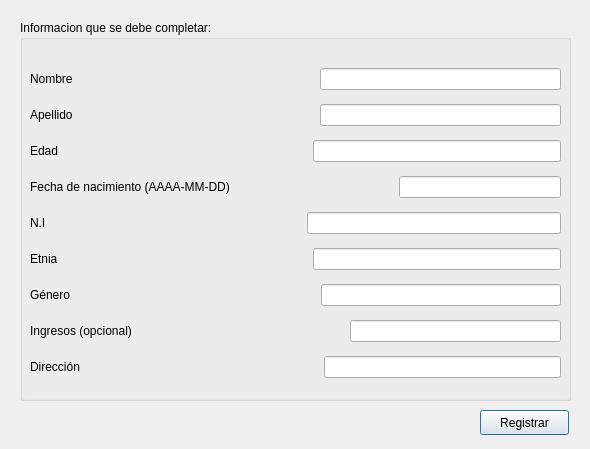
<?xml version="1.0" encoding="UTF-8"?>
<ui version="4.0">
 <class>registro_paci</class>
 <widget class="QDialog" name="registro_paci">
  <property name="geometry">
   <rect>
    <x>0</x>
    <y>0</y>
    <width>590</width>
    <height>449</height>
   </rect>
  </property>
  <property name="windowTitle">
   <string>Dialog</string>
  </property>
  <widget class="QPushButton" name="Registra_paci">
   <property name="geometry">
    <rect>
     <x>480</x>
     <y>410</y>
     <width>89</width>
     <height>25</height>
    </rect>
   </property>
   <property name="text">
    <string>Registrar</string>
   </property>
  </widget>
  <widget class="QGroupBox" name="groupBox">
   <property name="geometry">
    <rect>
     <x>20</x>
     <y>20</y>
     <width>551</width>
     <height>381</height>
    </rect>
   </property>
   <property name="title">
    <string>Informacion que se debe completar:</string>
   </property>
   <widget class="QWidget" name="layoutWidget">
    <property name="geometry">
     <rect>
      <x>10</x>
      <y>40</y>
      <width>531</width>
      <height>331</height>
     </rect>
    </property>
    <layout class="QGridLayout" name="gridLayout_2">
     <item row="7" column="0">
      <layout class="QHBoxLayout" name="horizontalLayout_7">
       <item>
        <widget class="QLabel" name="label_6">
         <property name="text">
          <string>Ingresos (opcional)</string>
         </property>
        </widget>
       </item>
       <item>
        <spacer name="horizontalSpacer_6">
         <property name="orientation">
          <enum>Qt::Horizontal</enum>
         </property>
         <property name="sizeHint" stdset="0">
          <size>
           <width>40</width>
           <height>20</height>
          </size>
         </property>
        </spacer>
       </item>
       <item>
        <widget class="QLineEdit" name="lineEdit_ingresos">
         <property name="readOnly">
          <bool>false</bool>
         </property>
        </widget>
       </item>
      </layout>
     </item>
     <item row="6" column="0">
      <layout class="QHBoxLayout" name="horizontalLayout_8">
       <item>
        <widget class="QLabel" name="label_9">
         <property name="text">
          <string>Género </string>
         </property>
        </widget>
       </item>
       <item>
        <spacer name="horizontalSpacer_8">
         <property name="orientation">
          <enum>Qt::Horizontal</enum>
         </property>
         <property name="sizeHint" stdset="0">
          <size>
           <width>40</width>
           <height>20</height>
          </size>
         </property>
        </spacer>
       </item>
       <item>
        <widget class="QLineEdit" name="lineEdit_Gen">
         <property name="readOnly">
          <bool>false</bool>
         </property>
        </widget>
       </item>
      </layout>
     </item>
     <item row="1" column="0">
      <layout class="QHBoxLayout" name="horizontalLayout_2">
       <item>
        <widget class="QLabel" name="label_2">
         <property name="text">
          <string>Apellido</string>
         </property>
        </widget>
       </item>
       <item>
        <spacer name="horizontalSpacer_2">
         <property name="orientation">
          <enum>Qt::Horizontal</enum>
         </property>
         <property name="sizeHint" stdset="0">
          <size>
           <width>40</width>
           <height>20</height>
          </size>
         </property>
        </spacer>
       </item>
       <item>
        <widget class="QLineEdit" name="lineEdit_apellido">
         <property name="readOnly">
          <bool>false</bool>
         </property>
        </widget>
       </item>
      </layout>
     </item>
     <item row="2" column="0">
      <layout class="QHBoxLayout" name="horizontalLayout_3">
       <item>
        <widget class="QLabel" name="label_8">
         <property name="text">
          <string>Edad</string>
         </property>
        </widget>
       </item>
       <item>
        <spacer name="horizontalSpacer_3">
         <property name="orientation">
          <enum>Qt::Horizontal</enum>
         </property>
         <property name="sizeHint" stdset="0">
          <size>
           <width>40</width>
           <height>20</height>
          </size>
         </property>
        </spacer>
       </item>
       <item>
        <widget class="QLineEdit" name="lineEdit_edad">
         <property name="readOnly">
          <bool>false</bool>
         </property>
        </widget>
       </item>
      </layout>
     </item>
     <item row="3" column="0">
      <layout class="QHBoxLayout" name="horizontalLayout_4">
       <item>
        <widget class="QLabel" name="label_3">
         <property name="text">
          <string>Fecha de nacimiento (AAAA-MM-DD)</string>
         </property>
        </widget>
       </item>
       <item>
        <spacer name="horizontalSpacer_7">
         <property name="orientation">
          <enum>Qt::Horizontal</enum>
         </property>
         <property name="sizeHint" stdset="0">
          <size>
           <width>40</width>
           <height>20</height>
          </size>
         </property>
        </spacer>
       </item>
       <item>
        <widget class="QLineEdit" name="lineEdit_fn">
         <property name="readOnly">
          <bool>false</bool>
         </property>
        </widget>
       </item>
      </layout>
     </item>
     <item row="4" column="0">
      <layout class="QHBoxLayout" name="horizontalLayout_5">
       <item>
        <widget class="QLabel" name="label_4">
         <property name="text">
          <string>N.I</string>
         </property>
        </widget>
       </item>
       <item>
        <spacer name="horizontalSpacer_4">
         <property name="orientation">
          <enum>Qt::Horizontal</enum>
         </property>
         <property name="sizeHint" stdset="0">
          <size>
           <width>40</width>
           <height>20</height>
          </size>
         </property>
        </spacer>
       </item>
       <item>
        <widget class="QLineEdit" name="lineEdit_ni">
         <property name="readOnly">
          <bool>false</bool>
         </property>
        </widget>
       </item>
      </layout>
     </item>
     <item row="5" column="0">
      <layout class="QHBoxLayout" name="horizontalLayout_6">
       <item>
        <widget class="QLabel" name="label_5">
         <property name="text">
          <string>Etnia</string>
         </property>
        </widget>
       </item>
       <item>
        <spacer name="horizontalSpacer_5">
         <property name="orientation">
          <enum>Qt::Horizontal</enum>
         </property>
         <property name="sizeHint" stdset="0">
          <size>
           <width>40</width>
           <height>20</height>
          </size>
         </property>
        </spacer>
       </item>
       <item>
        <widget class="QLineEdit" name="lineEdit_etnia">
         <property name="readOnly">
          <bool>false</bool>
         </property>
        </widget>
       </item>
      </layout>
     </item>
     <item row="0" column="0">
      <layout class="QHBoxLayout" name="horizontalLayout">
       <item>
        <widget class="QLabel" name="label_7">
         <property name="text">
          <string>Nombre</string>
         </property>
        </widget>
       </item>
       <item>
        <spacer name="horizontalSpacer">
         <property name="orientation">
          <enum>Qt::Horizontal</enum>
         </property>
         <property name="sizeHint" stdset="0">
          <size>
           <width>40</width>
           <height>20</height>
          </size>
         </property>
        </spacer>
       </item>
       <item>
        <widget class="QLineEdit" name="lineEdit_nombre">
         <property name="readOnly">
          <bool>false</bool>
         </property>
        </widget>
       </item>
      </layout>
     </item>
     <item row="8" column="0">
      <layout class="QHBoxLayout" name="horizontalLayout_9">
       <item>
        <widget class="QLabel" name="label_10">
         <property name="text">
          <string>Dirección</string>
         </property>
        </widget>
       </item>
       <item>
        <spacer name="horizontalSpacer_9">
         <property name="orientation">
          <enum>Qt::Horizontal</enum>
         </property>
         <property name="sizeHint" stdset="0">
          <size>
           <width>198</width>
           <height>20</height>
          </size>
         </property>
        </spacer>
       </item>
       <item>
        <widget class="QLineEdit" name="lineEdit_Dir">
         <property name="readOnly">
          <bool>false</bool>
         </property>
        </widget>
       </item>
      </layout>
     </item>
    </layout>
   </widget>
  </widget>
 </widget>
 <resources/>
 <connections/>
</ui>
